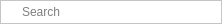
<?xml version="1.0" encoding="UTF-8"?>
<ui version="4.0">
 <class>SearchLineEdit</class>
 <widget class="QFrame" name="SearchLineEdit">
  <property name="geometry">
   <rect>
    <x>0</x>
    <y>0</y>
    <width>222</width>
    <height>20</height>
   </rect>
  </property>
  <property name="sizePolicy">
   <sizepolicy hsizetype="Expanding" vsizetype="Fixed">
    <horstretch>0</horstretch>
    <verstretch>0</verstretch>
   </sizepolicy>
  </property>
  <property name="palette">
   <palette>
    <active>
     <colorrole role="Base">
      <brush brushstyle="SolidPattern">
       <color alpha="255">
        <red>255</red>
        <green>255</green>
        <blue>255</blue>
       </color>
      </brush>
     </colorrole>
     <colorrole role="Window">
      <brush brushstyle="SolidPattern">
       <color alpha="255">
        <red>255</red>
        <green>255</green>
        <blue>255</blue>
       </color>
      </brush>
     </colorrole>
    </active>
    <inactive>
     <colorrole role="Base">
      <brush brushstyle="SolidPattern">
       <color alpha="255">
        <red>255</red>
        <green>255</green>
        <blue>255</blue>
       </color>
      </brush>
     </colorrole>
     <colorrole role="Window">
      <brush brushstyle="SolidPattern">
       <color alpha="255">
        <red>255</red>
        <green>255</green>
        <blue>255</blue>
       </color>
      </brush>
     </colorrole>
    </inactive>
    <disabled>
     <colorrole role="Base">
      <brush brushstyle="SolidPattern">
       <color alpha="255">
        <red>255</red>
        <green>255</green>
        <blue>255</blue>
       </color>
      </brush>
     </colorrole>
     <colorrole role="Window">
      <brush brushstyle="SolidPattern">
       <color alpha="255">
        <red>255</red>
        <green>255</green>
        <blue>255</blue>
       </color>
      </brush>
     </colorrole>
    </disabled>
   </palette>
  </property>
  <property name="cursor">
   <cursorShape>IBeamCursor</cursorShape>
  </property>
  <property name="autoFillBackground">
   <bool>true</bool>
  </property>
  <property name="frameShape">
   <enum>QFrame::StyledPanel</enum>
  </property>
  <property name="frameShadow">
   <enum>QFrame::Plain</enum>
  </property>
  <layout class="QHBoxLayout" name="horizontalLayout">
   <property name="spacing">
    <number>2</number>
   </property>
   <property name="leftMargin">
    <number>1</number>
   </property>
   <property name="topMargin">
    <number>1</number>
   </property>
   <property name="rightMargin">
    <number>1</number>
   </property>
   <property name="bottomMargin">
    <number>1</number>
   </property>
   <item>
    <widget class="QLabel" name="searchIcon">
     <property name="sizePolicy">
      <sizepolicy hsizetype="Fixed" vsizetype="Fixed">
       <horstretch>0</horstretch>
       <verstretch>0</verstretch>
      </sizepolicy>
     </property>
     <property name="maximumSize">
      <size>
       <width>16</width>
       <height>16</height>
      </size>
     </property>
     <property name="palette">
      <palette>
       <active>
        <colorrole role="Base">
         <brush brushstyle="SolidPattern">
          <color alpha="255">
           <red>255</red>
           <green>255</green>
           <blue>255</blue>
          </color>
         </brush>
        </colorrole>
        <colorrole role="Window">
         <brush brushstyle="SolidPattern">
          <color alpha="255">
           <red>255</red>
           <green>255</green>
           <blue>255</blue>
          </color>
         </brush>
        </colorrole>
       </active>
       <inactive>
        <colorrole role="Base">
         <brush brushstyle="SolidPattern">
          <color alpha="255">
           <red>255</red>
           <green>255</green>
           <blue>255</blue>
          </color>
         </brush>
        </colorrole>
        <colorrole role="Window">
         <brush brushstyle="SolidPattern">
          <color alpha="255">
           <red>255</red>
           <green>255</green>
           <blue>255</blue>
          </color>
         </brush>
        </colorrole>
       </inactive>
       <disabled>
        <colorrole role="Base">
         <brush brushstyle="SolidPattern">
          <color alpha="255">
           <red>255</red>
           <green>255</green>
           <blue>255</blue>
          </color>
         </brush>
        </colorrole>
        <colorrole role="Window">
         <brush brushstyle="SolidPattern">
          <color alpha="255">
           <red>255</red>
           <green>255</green>
           <blue>255</blue>
          </color>
         </brush>
        </colorrole>
       </disabled>
      </palette>
     </property>
     <property name="autoFillBackground">
      <bool>true</bool>
     </property>
     <property name="pixmap">
      <pixmap resource="simQtResources.qrc">:/simQt/images/Search.png</pixmap>
     </property>
     <property name="scaledContents">
      <bool>true</bool>
     </property>
    </widget>
   </item>
   <item>
    <widget class="QLineEdit" name="searchText">
     <property name="sizePolicy">
      <sizepolicy hsizetype="Preferred" vsizetype="Fixed">
       <horstretch>0</horstretch>
       <verstretch>0</verstretch>
      </sizepolicy>
     </property>
     <property name="minimumSize">
      <size>
       <width>40</width>
       <height>0</height>
      </size>
     </property>
     <property name="frame">
      <bool>false</bool>
     </property>
     <property name="placeholderText">
      <string>Search</string>
     </property>
    </widget>
   </item>
  </layout>
 </widget>
 <resources>
  <include location="simQtResources.qrc"/>
 </resources>
 <connections/>
</ui>
